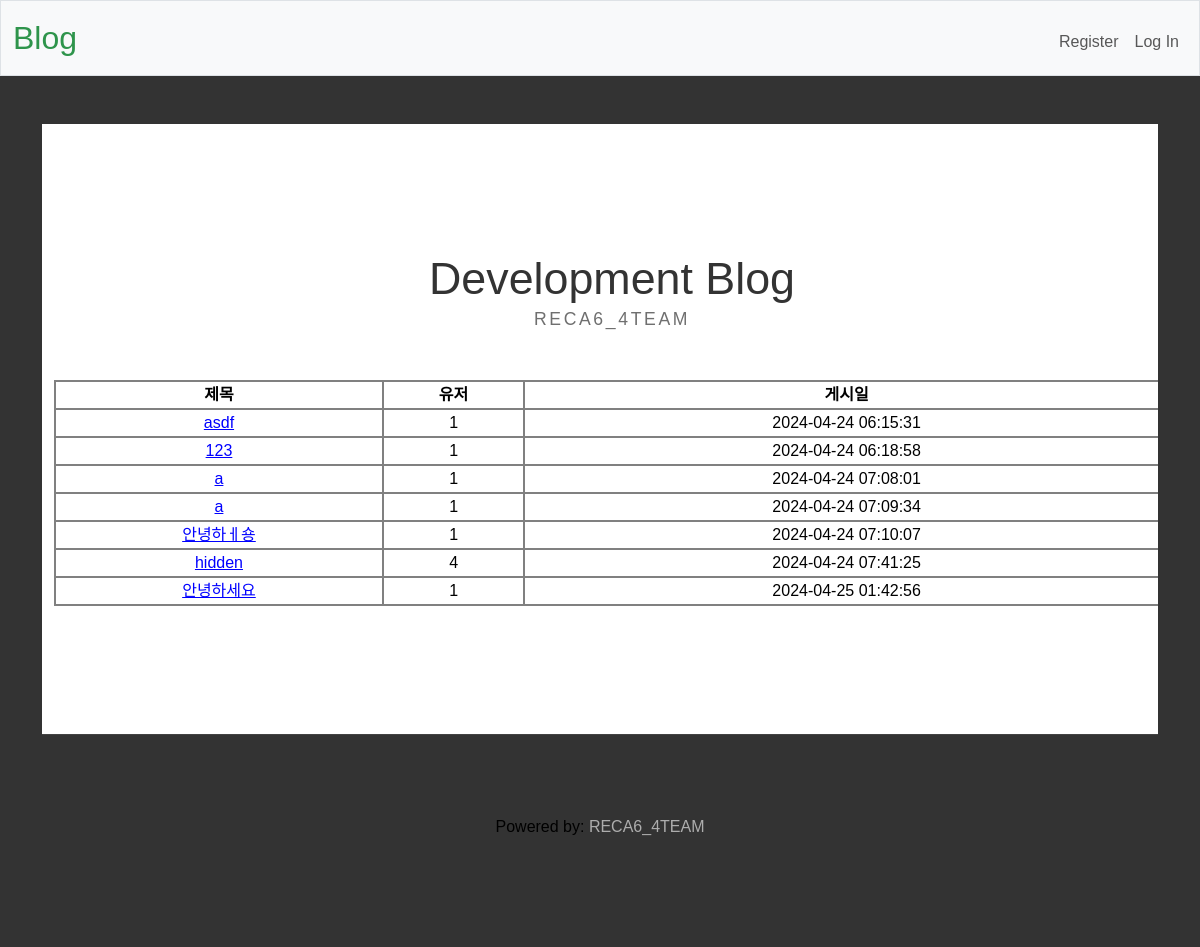
Before: / with the older database file.
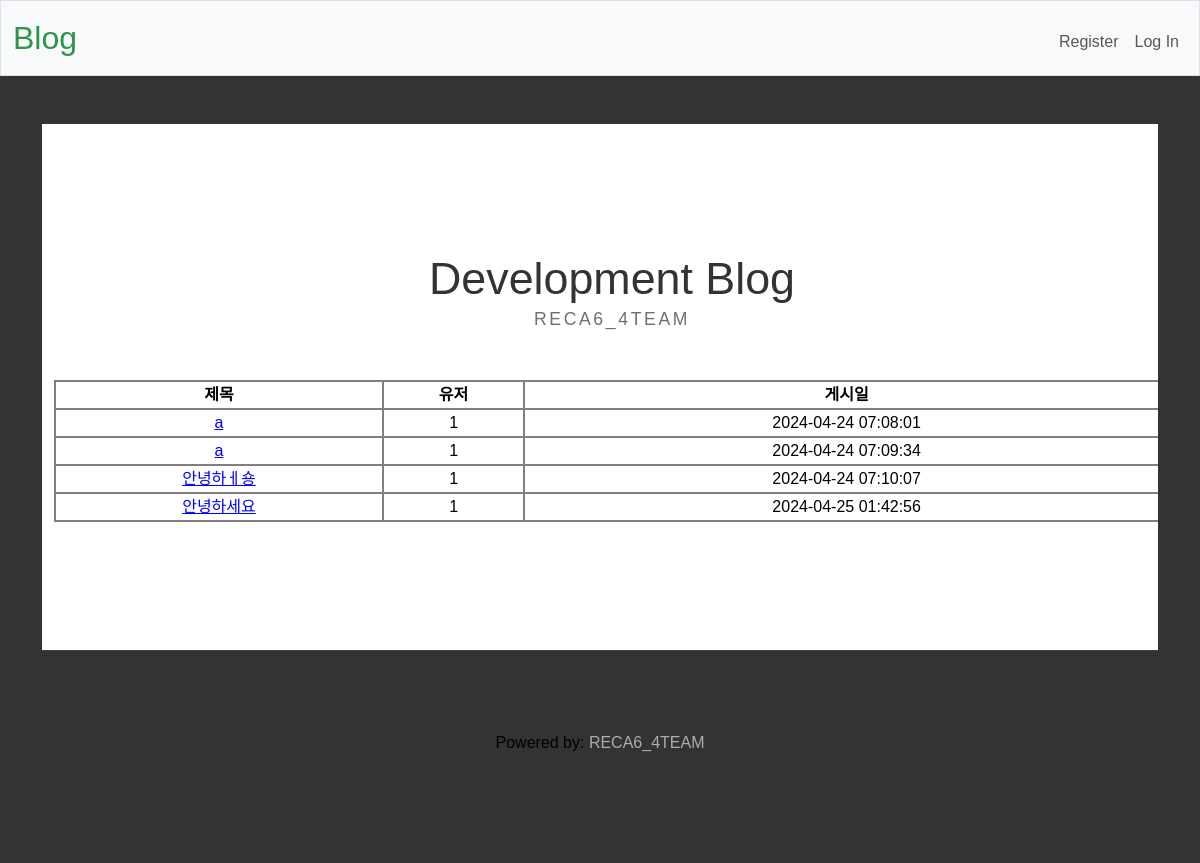
After: the same page with the newer database file.
### tables this page shows
CREATE TABLE ARTICLE (
    id INTEGER NOT NULL,
    user_id INTEGER NOT NULL,
    title TEXT NOT NULL,
    contents TEXT NOT NULL,
    datetime TIMESTAMP NOT NULL DEFAULT CURRENT_TIMESTAMP, likes INTEGER DEFAULT 0,
    PRIMARY KEY(id),
    FOREIGN KEY(user_id) REFERENCES "users"(id)
);

### app.py (the view)
@app.route("/")
def index():
    data = db.execute("SELECT title,user_id,datetime FROM article")
    print(data)
    return render_template("index.html",data=data)

### app.py (called while the page is built)
@app.after_request
def after_request(response):
    response.headers["Cache-Control"] = "no-cache, no-store, must-revalidate"
    response.headers["Expires"] = 0
    response.headers["Pragma"] = "no-cache"
    return response

### templates/index.html
{% extends "layout.html" %}
{% block main %}
        <link href="/static/default.css" rel="stylesheet">
        <link href="/static/fonts.css" rel="stylesheet">
        <div id="wrapper3">
            <div id="portfolio" class="container">
                <div class="title">
                    <h2>Development Blog</h2>
                    <span class="byline">RECA6_4TEAM</span> </div>
                    <table>
                        <thead>
                            <tr>
                                <th>제목</th>
                                <th>유저</th>
                                <th>게시일</th>
                            </tr>
                            {% for d in data: %}
                            <tr>
                                <td><a href="{{url_for('view',title=d['title'])}}">{{ d["title"] }}</a></td><td>{{ d["user_id"] }}</td><td>{{ d["datetime"] }}</td>
                            </tr>
                            {% endfor %}
                        </thead>
                    </table>
            </div>
        </div>
        <div id="copyright">
            Powered by: <a href="https://templated.co/">RECA6_4TEAM</a>
        </div>
{% endblock %}

### templates/layout.html (shortened to what this page needs)
<!DOCTYPE html>
<html lang="en">
    <head>
        <link href="https://cdn.jsdelivr.net/npm/bootstrap@5.3.3/dist/css/bootstrap.min.css" rel="stylesheet">
        <link href="/static/styles.css" rel="stylesheet">
    </head>
    <body>
        <nav class="bg-light border navbar navbar-expand-md navbar-light">
            <div class="container-fluid">
                <a class="navbar-brand" href="/"> <span class="green">Blog</span></a>
                <div class="collapse navbar-collapse" id="navbar">
                    {% if session["user_id"] %}
                        <ul class="navbar-nav ms-auto mt-2">
                            <li class="nav-item"><a class="nav-link" href="/private">내 정보</a></li>
                            <li class="nav-item"><a class="nav-link" href="/logout">Log Out</a></li>
                        </ul>
                    {% else %}
                        <ul class="navbar-nav ms-auto mt-2">
                            <li class="nav-item"><a class="nav-link" href="/register">Register</a></li>
                            <li class="nav-item"><a class="nav-link" href="/login">Log In</a></li>
                        </ul>
                    {% endif %}
                </div>
            </div>
        </nav>
        <main class="container py-5 text-center">
            {% block main %}{% endblock %}
        </main>
    </body>
</html>

### static/styles.css (style rules this page uses)
nav .navbar-brand { font-size: xx-large; }
nav .navbar-brand .green { color: #2e944b; }

### static/default.css (style rules this page uses)
html, body { height: 100%; }
body { margin: 0px; padding: 0px; background: #333333; font-family: 'Source Sans Pro', sans-serif; font-size: 12pt; font-weight: 400; color: #000000; }
h1, h2, h3 { margin: 0; padding: 0; }
p, ol, ul { margin-top: 0; }
ol, ul { padding: 0; list-style: none; }
a { color: #0000FF; }
.container { margin: 0px auto; width: 1248px; }
.title { margin-bottom: 3em; }
.title h2 { font-size: 2.8em; color: rgba(255,255,255,0.9); }
.title .byline { letter-spacing: 0.15em; text-transform: uppercase; font-weight: 400; font-size: 1.1em; color: #6F6F6F; }
#wrapper3 { float: center; overflow: hidden; padding: 8em 0em; background: #FFF; }
#copyright { text-align: center; overflow: hidden; padding: 5em 0em; border-top: 1px solid rgba(255,255,255,0.08); }
#copyright a { text-decoration: none; color: rgba(255,255,255,0.6); }
#portfolio .title { text-align: center; }
#portfolio .title h2 { color: rgba(0,0,0,0.8); }
thead, tbody, tfoot, tr, td, th { border-color: inherit; border-style: solid; border-width: 2px; }
table { width: 100%; height: 50px; }

Changed rows visible on the page:
removed ARTICLE: title "asdf", user_id "1", datetime "2024-04-24 06:15:31"
removed ARTICLE: title "123", user_id "1", datetime "2024-04-24 06:18:58"
removed ARTICLE: title "hidden", user_id "4", datetime "2024-04-24 07:41:25"
